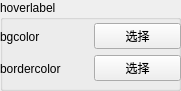
        <widget class="QGroupBox" name="groupBox_13">
         <property name="geometry">
          <rect>
           <x>440</x>
           <y>190</y>
           <width>181</width>
           <height>91</height>
          </rect>
         </property>
         <property name="title">
          <string>hoverlabel</string>
         </property>
         <widget class="QWidget" name="">
          <property name="geometry">
           <rect>
            <x>0</x>
            <y>20</y>
            <width>181</width>
            <height>33</height>
           </rect>
          </property>
          <layout class="QHBoxLayout" name="horizontalLayout_5">
           <item>
            <widget class="QLabel" name="label_17">
             <property name="text">
              <string>bgcolor</string>
             </property>
            </widget>
           </item>
           <item>
            <widget class="QPushButton" name="hoverlabel_bgcolor_Btn">
             <property name="text">
              <string>选择</string>
             </property>
            </widget>
           </item>
          </layout>
         </widget>
         <widget class="QWidget" name="">
          <property name="geometry">
           <rect>
            <x>0</x>
            <y>52</y>
            <width>181</width>
            <height>33</height>
           </rect>
          </property>
          <layout class="QHBoxLayout" name="horizontalLayout_6">
           <item>
            <widget class="QLabel" name="label_18">
             <property name="text">
              <string>bordercolor</string>
             </property>
            </widget>
           </item>
           <item>
            <widget class="QPushButton" name="hoverlabel_bordercolor_Btn">
             <property name="text">
              <string>选择</string>
             </property>
            </widget>
           </item>
          </layout>
         </widget>
        </widget>
